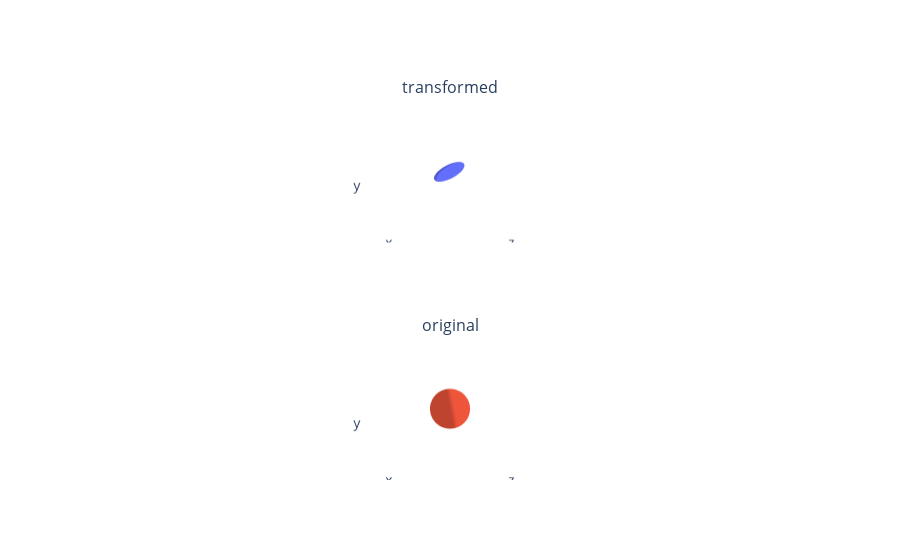

Notebook cell for this chart:
### Markdown cell above
### Applying Transformations

### Code cell
sphere_mesh = ico_sphere(level=3)

scale_x = 1
scale_y = scale_x - 0.3
scale_z = scale_x * 2.5
transformation_matrix = [
    [scale_x, 0, 0],
    [0, scale_y, 0],
    [0, 0, scale_z],
]

transformed_verts = np.dot(sphere_mesh.verts_list()[0], transformation_matrix)

sphere_mesh_transformed = Meshes(
    verts=[torch.tensor(transformed_verts)],
    faces=sphere_mesh.faces_list(),
)

fig = plot_scene({
    "transformed": {
        "sphere_mesh": sphere_mesh_transformed,
    },
    "original": {
        "sphere_mesh": sphere_mesh,
    },
})
fig.show()

### Figure 1 — Plotly figure (JSON) as saved in the notebook; plotly's stock layout.template omitted (floating-point values rounded to 4 significant figures; data arrays with more than 128 entries replaced by an {"elided": "..."} marker saying what was removed)
{"data": [{"i": {"elided": "1280 int values"}, "j": {"elided": "1280 int values"}, "k": {"elided": "1280 int values"}, "lighting": {"ambient": 0.8, "diffuse": 1, "facenormalsepsilon": 1e-06, "fresnel": 0, "roughness": 0.5, "specular": 0, "vertexnormalsepsilon": 1e-12}, "name": "sphere_mesh", "scene": "scene", "type": "mesh3d", "x": {"elided": "642 float values"}, "y": {"elided": "642 float values"}, "z": {"elided": "642 float values"}}, {"i": {"elided": "1280 int values"}, "j": {"elided": "1280 int values"}, "k": {"elided": "1280 int values"}, "lighting": {"ambient": 0.8, "diffuse": 1, "facenormalsepsilon": 1e-06, "fresnel": 0, "roughness": 0.5, "specular": 0, "vertexnormalsepsilon": 1e-12}, "name": "sphere_mesh", "scene": "scene2", "type": "mesh3d", "x": {"elided": "642 float values"}, "y": {"elided": "642 float values"}, "z": {"elided": "642 float values"}}], "layout": {"annotations": [{"font": {"size": 16}, "showarrow": false, "text": "transformed", "x": 0.5, "xanchor": "center", "xref": "paper", "y": 1, "yanchor": "bottom", "yref": "paper"}, {"font": {"size": 16}, "showarrow": false, "text": "original", "x": 0.5, "xanchor": "center", "xref": "paper", "y": 0.375, "yanchor": "bottom", "yref": "paper"}], "scene": {"aspectmode": "cube", "camera": {"up": {"x": 0, "y": 1, "z": 0}}, "domain": {"x": [0, 1], "y": [0.625, 1]}, "xaxis": {"backgroundcolor": "#fff", "range": [-5, 5], "showaxeslabels": false, "showgrid": false, "showline": false, "showticklabels": false, "ticks": "", "zeroline": false}, "yaxis": {"backgroundcolor": "#fff", "range": [-5, 5], "showaxeslabels": false, "showgrid": false, "showline": false, "showticklabels": false, "ticks": "", "zeroline": false}, "zaxis": {"backgroundcolor": "#fff", "range": [-5, 5], "showaxeslabels": false, "showgrid": false, "showline": false, "showticklabels": false, "ticks": "", "zeroline": false}}, "scene2": {"aspectmode": "cube", "camera": {"up": {"x": 0, "y": 1, "z": 0}}, "domain": {"x": [0, 1], "y": [0, 0.375]}, "xaxis": {"backgroundcolor": "#fff", "range": [-2, 2], "showaxeslabels": false, "showgrid": false, "showline": false, "showticklabels": false, "ticks": "", "zeroline": false}, "yaxis": {"backgroundcolor": "#fff", "range": [-2, 2], "showaxeslabels": false, "showgrid": false, "showline": false, "showticklabels": false, "ticks": "", "zeroline": false}, "zaxis": {"backgroundcolor": "#fff", "range": [-2, 2], "showaxeslabels": false, "showgrid": false, "showline": false, "showticklabels": false, "ticks": "", "zeroline": false}}}}
